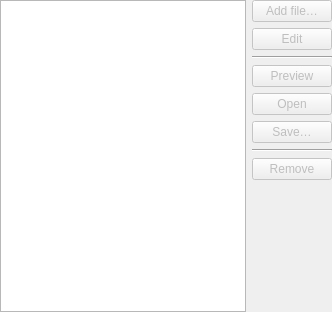
<?xml version="1.0" encoding="UTF-8"?>
<ui version="4.0">
 <class>EntryAttachmentsWidget</class>
 <widget class="QWidget" name="EntryAttachmentsWidget">
  <property name="geometry">
   <rect>
    <x>0</x>
    <y>0</y>
    <width>332</width>
    <height>312</height>
   </rect>
  </property>
  <property name="windowTitle">
   <string>Form</string>
  </property>
  <layout class="QHBoxLayout" name="horizontalLayout">
   <property name="leftMargin">
    <number>0</number>
   </property>
   <property name="topMargin">
    <number>0</number>
   </property>
   <property name="rightMargin">
    <number>0</number>
   </property>
   <property name="bottomMargin">
    <number>0</number>
   </property>
   <item>
    <widget class="QTableView" name="attachmentsView">
     <property name="accessibleName">
      <string>Attachments</string>
     </property>
     <property name="editTriggers">
      <set>QAbstractItemView::EditKeyPressed|QAbstractItemView::SelectedClicked</set>
     </property>
     <property name="selectionBehavior">
      <enum>QAbstractItemView::SelectRows</enum>
     </property>
     <property name="cornerButtonEnabled">
      <bool>false</bool>
     </property>
     <attribute name="verticalHeaderVisible">
      <bool>false</bool>
     </attribute>
    </widget>
   </item>
   <item>
    <widget class="QWidget" name="actionsWidget" native="true">
     <layout class="QVBoxLayout" name="verticalLayout" stretch="0,0,0,0,0,0,0,0,0">
      <property name="leftMargin">
       <number>0</number>
      </property>
      <property name="topMargin">
       <number>0</number>
      </property>
      <property name="rightMargin">
       <number>0</number>
      </property>
      <property name="bottomMargin">
       <number>0</number>
      </property>
      <item>
       <widget class="QPushButton" name="addAttachmentButton">
        <property name="enabled">
         <bool>false</bool>
        </property>
        <property name="accessibleName">
         <string>Add new attachment</string>
        </property>
        <property name="text">
         <string>Add file…</string>
        </property>
       </widget>
      </item>
      <item>
       <widget class="QPushButton" name="editAttachmentButton">
        <property name="enabled">
         <bool>false</bool>
        </property>
        <property name="text">
         <string>Edit</string>
        </property>
       </widget>
      </item>
      <item>
       <widget class="Line" name="editPreviewLine">
        <property name="orientation">
         <enum>Qt::Horizontal</enum>
        </property>
       </widget>
      </item>
      <item>
       <widget class="QPushButton" name="previewAttachmentButton">
        <property name="enabled">
         <bool>false</bool>
        </property>
        <property name="text">
         <string>Preview</string>
        </property>
       </widget>
      </item>
      <item>
       <widget class="QPushButton" name="openAttachmentButton">
        <property name="enabled">
         <bool>false</bool>
        </property>
        <property name="accessibleName">
         <string>Open selected attachment</string>
        </property>
        <property name="text">
         <string>Open</string>
        </property>
       </widget>
      </item>
      <item>
       <widget class="QPushButton" name="saveAttachmentButton">
        <property name="enabled">
         <bool>false</bool>
        </property>
        <property name="accessibleName">
         <string>Save selected attachment to disk</string>
        </property>
        <property name="text">
         <string>Save…</string>
        </property>
       </widget>
      </item>
      <item>
       <widget class="Line" name="previewRemoveLine">
        <property name="enabled">
         <bool>true</bool>
        </property>
        <property name="orientation">
         <enum>Qt::Horizontal</enum>
        </property>
       </widget>
      </item>
      <item>
       <widget class="QPushButton" name="removeAttachmentButton">
        <property name="enabled">
         <bool>false</bool>
        </property>
        <property name="accessibleName">
         <string>Remove selected attachment</string>
        </property>
        <property name="text">
         <string>Remove</string>
        </property>
       </widget>
      </item>
      <item>
       <spacer name="verticalSpacer">
        <property name="orientation">
         <enum>Qt::Vertical</enum>
        </property>
        <property name="sizeType">
         <enum>QSizePolicy::Expanding</enum>
        </property>
        <property name="sizeHint" stdset="0">
         <size>
          <width>20</width>
          <height>0</height>
         </size>
        </property>
       </spacer>
      </item>
     </layout>
    </widget>
   </item>
  </layout>
 </widget>
 <resources/>
 <connections/>
</ui>
